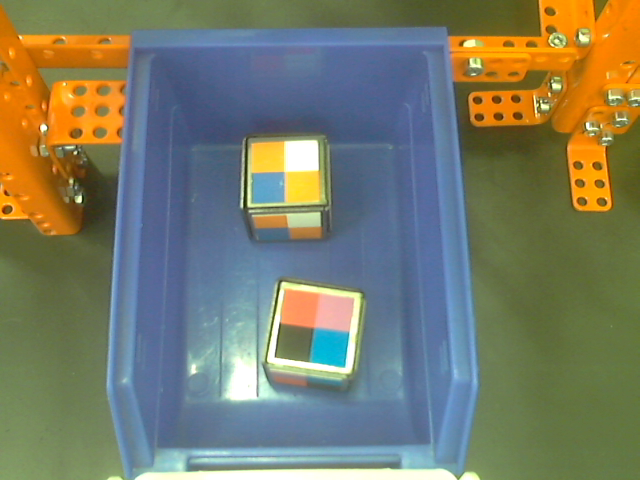
#> input picture Hub/RoketFox-solution/res/hub1.png, 640 x 480 px
$ python -i detector.py   (imports and definitions only)
#> lines starting #> are read from the running program, lines starting #| are printed output that depends on the picture; after the words box and inside, x2 and y2 are one past the last pixel; in counts of white or black regions, pixels touching at a corner belong together
#> further down, picture is the input picture: shape (480, 640, 3); mean B, G, R 104.1, 123.9, 120.5
import cv2
import numpy as np
import os
import math


def find_color(color):
                        # 0 white
                        # 1 black
    colors = {2: 15,    # 2 red
              3: 22,    # 3 orange
              4: 33,    # 4 yellow
              5: 78,    # 5 green
              6: 96,    # 6 cyan
              7: 130,   # 7 blue
              8: 144}   # 8 violet
              #9: 170}   # 9 magenta

    h, s, v = color[0], color[1], color[2]
    if v < (255*0.5): # most likely black
        return 1
    elif s < (255*0.2) and v > (255*0.8): # most likely white
        return 0
    elif s < (255*0.35): # most likely fricking magenta
        return 9
    else:
        for key, hue in colors.items():
            if h < hue:
                return key
    return 2

def detect_colors(img) -> list:
    hsv = cv2.cvtColor(img, cv2.COLOR_BGR2HSV)

    out_colors = []
    for x in range(2):
        for y in range(2):
            sector = hsv[x*100+40:x*100+50, y*100+40:y*100+50]
            color = np.mean(sector, axis=(0, 1))
            out_colors.append(find_color(color))
    out_colors = [[out_colors[0], out_colors[2]], [out_colors[1], out_colors[3]]]
    while not((out_colors[0][0] + out_colors[0][1] == 11 or out_colors[0][0] + out_colors[1][0] == 11) and out_colors[0][0] + out_colors[1][1] != 11):
         out_colors = list(map(list, zip(*out_colors[::-1])))
    return out_colors

def face_center(x, y, w, h):
    return np.array((x + w//2, y + h//2))

def detect_face(img: np.ndarray):
    # img = img[110:390, 175:430]

    perspective = np.float32([[172, 104],
                              [409, 104],
                              [428, 390],
                              [159, 390]])
    width  = 268
    height = 316
    unit_size = (4, 4)
    pts = np.float32([[0, 0], [width, 0], [width, height], [0, height]])
    matrix = cv2.getPerspectiveTransform(perspective, pts)
    croped_img = cv2.warpPerspective(img, matrix, (width, height))
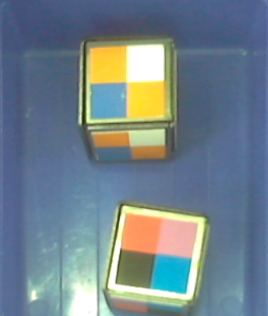
#> croped_img: shape (316, 268, 3); mean B, G, R 139.4, 129.9, 113.4


    gaus_ksize = 7
    treshold1, treshold2 = 200, 100


    grsc = cv2.cvtColor(croped_img, cv2.COLOR_BGR2GRAY)
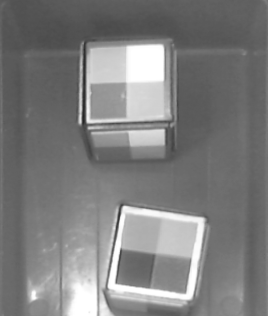
#> grsc: shape (316, 268); min 34, max 255, mean 126
    gaus = cv2.GaussianBlur(grsc, (gaus_ksize, gaus_ksize), 0)
    edges = cv2.Canny(gaus, treshold1, treshold2)
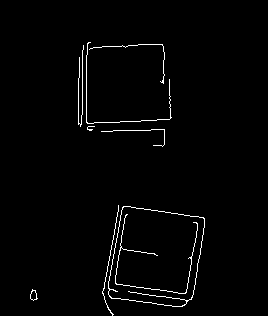
#> edges: shape (316, 268); 1.7% white in thin lines or dots, all inside (x1, y1, x2, y2) = (30, 42, 205, 316)
    edges = cv2.dilate(edges, None, iterations=0)
    edges = cv2.erode(edges, None, iterations=0)

    cnts, _ = cv2.findContours(edges, cv2.RETR_TREE, cv2.CHAIN_APPROX_SIMPLE)
#> cnts = 11 contours, 7 with area under 20; largest, box (x1, y1, x2, y2) and area: (108, 206, 205, 307) 7720, (108, 206, 205, 307) 7705, (30, 289, 38, 301) 50, (30, 290, 37, 301) 46
    cnts = filter(lambda cnt: cv2.boundingRect(cnt)[2]*cv2.boundingRect(cnt)[3] > 5000, cnts) # keeps cnts with a rect area more than 5000 pixels
    cnts = sorted(cnts, key=lambda cnt: cv2.boundingRect(cnt)[2]*cv2.boundingRect(cnt)[3]) # sort cnts by area (smaller first)
#> cnts = 4 contours, 2 with area under 20; largest, box (x1, y1, x2, y2) and area: (108, 206, 205, 307) 7720, (108, 206, 205, 307) 7705
    centers  = list(map(lambda cnt: face_center(*cv2.boundingRect(cnt)), cnts)) # keeps centers of cnts
#> centers = [[156, 254], [129, 83], [156, 256], [156, 256]]

    bad_cnts = []
    for i in range(len(centers)):
        for j in range(i+1, len(centers)):
            if j in bad_cnts: continue
            if np.linalg.norm(centers[i] - centers[j]) < 50: # if centers are too close, they are probably the same face, so we remove one of them
                bad_cnts.append(j) # we remove the one with the larger area (the one with the larger index)
#> this loop made 4 passes
#> after the loop, bad_cnts = [2, 3]

    cnts = [cnts[i] for i in range(len(cnts)) if i not in bad_cnts] # keeps only the good cnts
#> cnts = 2 contours, all with area under 20

    width, height = 200, 200 # dimensions of the output face
    for cnt_id in range(len(cnts)):
        rect = cv2.minAreaRect(cnts[cnt_id])
        box = cv2.boxPoints(rect)
        box = np.float32(box)
        box1 = np.int0(box)
        #cv2.drawContours(croped_img, [box1], 0, (0,0,255), 2)
        pts = np.float32([[0, 0], [width, 0], [width, height], [0, height]])
        matrix = cv2.getPerspectiveTransform(box, pts)
        out = cv2.warpPerspective(croped_img, matrix, (width, height))

        out_coords = face_center(*cv2.boundingRect(cnts[cnt_id]))

        print(detect_colors(out))
        print(f"{out_coords[0]/croped_img.shape[0]:.2f}, {out_coords[1]/croped_img.shape[1]:.2f}")
        print(f"{out_coords[0]:.2f}, {out_coords[1]:.2f}")
        cv2.imshow(f"{cnt_id}", out)
#> this loop made 2 passes
#> (rect, box1, pts, out_coords) on pass 1: (((155.9, 253.1), (72.83, 74.81), -81.87), [[187, 294], [113, 283], [124, 211], [198, 222]], [[0, 0], [200, 0], [200, 200], [0, 200]], [156, 254])
#> (rect, box1, pts, matrix, out_coords) on pass 2: (((128.5, 82.5), (81, 85), -90), [[171, 123], [86, 123], [86, 42], [171, 42]], [[0, 0], [200, 0], [200, 200], [0, 200]], [[-2.35, 0, 402.4], [0, -2.47, 303.7], [1.67e-18, 0, 1]], [129, 83])
#| [[2, 1], [9, 6]]
#| 0.49, 0.95
#| 156.00, 254.00
#| [[4, 0], [7, 4]]
#| 0.41, 0.31
#| 129.00, 83.00
#> pass 1, in detect_face, `out = cv2.warpPerspective(croped_img, matrix, (width, height))`:
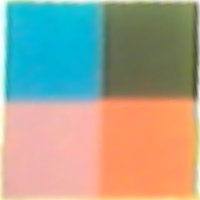
#> out: shape (200, 200, 3); mean B, G, R 144, 161.7, 162.5
#> pass 2, in detect_face, `out = cv2.warpPerspective(croped_img, matrix, (width, height))`:
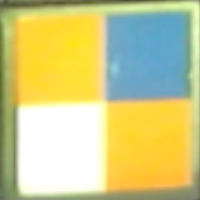
#> out: shape (200, 200, 3); mean B, G, R 135.4, 203.5, 206.8

    cv2.imshow("img", croped_img)
    cv2.imshow("edges", edges)


def clamp(n: int, minn: int, maxn: int) -> int:
    return max(min(n, maxn), minn)


# [21 lines not run here, left out]

>>> import cv2
>>> picture = cv2.imread('res/hub1.png')
>>> result = detect_face(picture)
